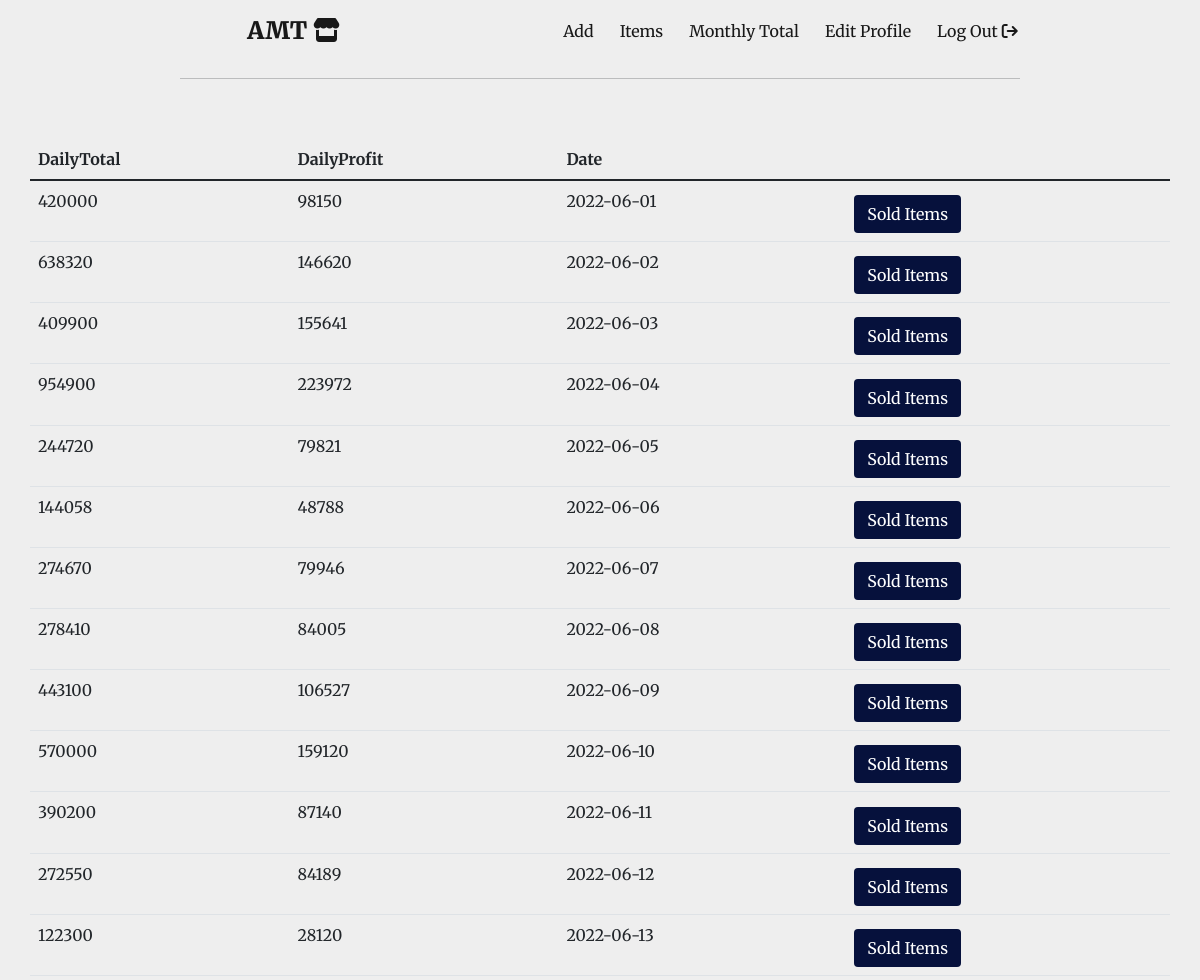
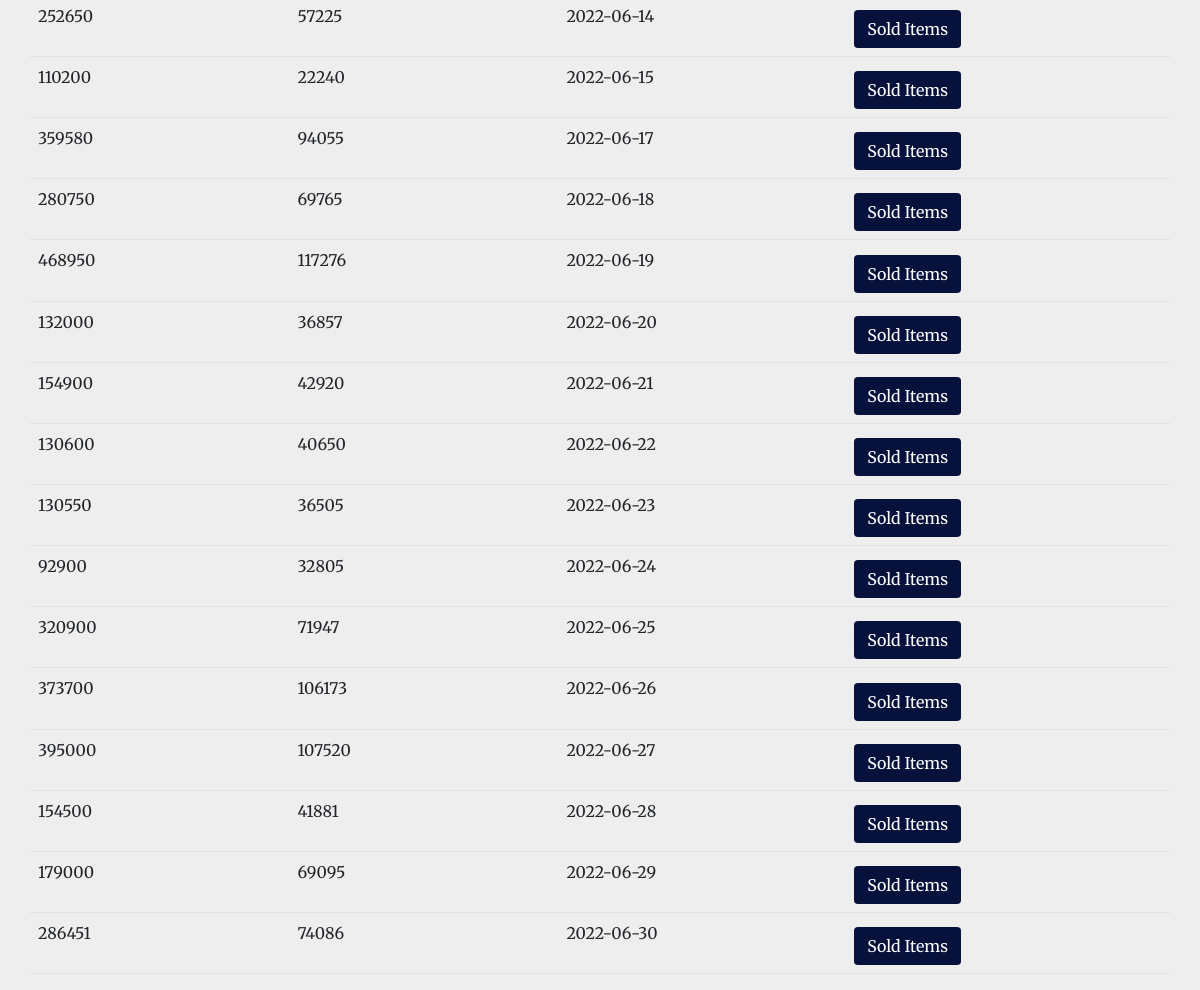
Page /daily_total/2022-06-01 (signed in) on the committed database (2 pictures, top to bottom).
### main.py (models this page shows)
class DailyTotal(db.Model):
    id = db.Column(db.Integer, primary_key=True)
    daily = db.Column(db.Integer, nullable=False)
    daily_profit = db.Column(db.Float, nullable=False)
    date = db.Column(db.Date, nullable=False)

### main.py (the view)
@app.route('/daily_total/<year_month>')
def daily_total(year_month):
    requested_year, requested_month = int(year_month.split('-')[0]), int(year_month.split('-')[1])
    start_date = datetime.date(datetime.strptime(f'{requested_year}-{requested_month}', '%Y-%m'))
    if (requested_year % 400 == 0) and (requested_year % 100 == 0) and requested_month == 2:
        end_date = datetime.strptime(f'{requested_year}-{requested_month}-29', '%Y-%m-%d')
    elif (requested_year % 4 == 0) and (requested_year % 100 != 0) and requested_month == 2:
        end_date = datetime.strptime(f'{requested_year}-{requested_month}-29', '%Y-%m-%d')
    elif requested_month in [4, 6, 9, 11]:
        end_date = datetime.strptime(f'{requested_year}-{requested_month}-30', '%Y-%m-%d')
    else:
        end_date = datetime.strptime(f'{requested_year}-{requested_month}-31', '%Y-%m-%d')
    sold_item = Sale.query.filter_by(date=datetime.now().date()).all()
    first_daily_total = DailyTotal.query.filter_by(date=datetime.now().date()).all()
    total_money, total_profit = 0, 0
    for i in sold_item:
        total_money += float(i.price)
        total_profit += float(i.total)
    if not first_daily_total:
        add_total = DailyTotal(
            daily=total_money,
            daily_profit=total_profit,
            date=datetime.now()
        )
        db.session.add(add_total)
        db.session.commit()
    else:
        for i in first_daily_total:
            i.daily = total_money
            i.daily_profit = total_profit
            i.date = datetime.now()
            db.session.commit()
    new_total = DailyTotal.query.filter(DailyTotal.date.between(start_date, end_date)).all()
    return render_template('daily_total.html', total=new_total)

### main.py (called while the page is built)
@login_manager.user_loader
def load_user(user):
    return User.query.get(int(user))

### templates/daily_total.html
{% include 'header.html' %}
<table class="table container sale-table">
    <thead>
    <tr>
        <th scope="col">DailyTotal</th>
        <th scope="col">DailyProfit</th>
        <th scope="col">Date</th>
    </tr>
    </thead>
    <tbody>
    {% for i in total %}
    <tr>
        <td>
            {% set daily = i.daily|float %}
            {% if daily.is_integer() %}
            {{ daily|int }}
            {% else %}
            {{ daily }}
            {% endif %}
        </td>
        <td>{% if i.daily_profit.is_integer() %}
            {{ i.daily_profit|int }}
            {% else %}
            {{ i.daily_profit }}
            {% endif %}
        </td>
        <td>{{ i.date }}</td>
        <td><a class='btn search-button' id="submit" href="{{ url_for('sold_items', date=i.date) }}">Sold Items</a></td>
    </tr>
    {% endfor %}
    </tbody>
</table>
{% include 'footer.html' %}

### static/css/styles.css (style rules this page uses)
body { background-color: #EEEEEE; font-family: 'Merriweather', serif; }
a { text-decoration: none; color: white; }
#submit { margin-top: 2%; font-family: 'Merriweather', serif; background-color: #06113C; color: white; }
.sale-table { margin-top: 5%; }

### rows in the picture
DailyTotal: daily "420000", daily_profit "98150", date "2022-06-01"
DailyTotal: daily "638320", daily_profit "146620", date "2022-06-02"
DailyTotal: daily "409900", daily_profit "155641", date "2022-06-03"
DailyTotal: daily "954900", daily_profit "223972", date "2022-06-04"
DailyTotal: daily "244720", daily_profit "79821", date "2022-06-05"
DailyTotal: daily "144058", daily_profit "48788", date "2022-06-06"
DailyTotal: daily "274670", daily_profit "79946", date "2022-06-07"
DailyTotal: daily "278410", daily_profit "84005", date "2022-06-08"
DailyTotal: daily "443100", daily_profit "106527", date "2022-06-09"
DailyTotal: daily "570000", daily_profit "159120", date "2022-06-10"
DailyTotal: daily "390200", daily_profit "87140", date "2022-06-11"
DailyTotal: daily "272550", daily_profit "84189", date "2022-06-12"
DailyTotal: daily "122300", daily_profit "28120", date "2022-06-13"
DailyTotal: daily "252650", daily_profit "57225", date "2022-06-14"
DailyTotal: daily "110200", daily_profit "22240", date "2022-06-15"
DailyTotal: daily "359580", daily_profit "94055", date "2022-06-17"
DailyTotal: daily "280750", daily_profit "69765", date "2022-06-18"
DailyTotal: daily "468950", daily_profit "117276", date "2022-06-19"
DailyTotal: daily "132000", daily_profit "36857", date "2022-06-20"
DailyTotal: daily "154900", daily_profit "42920", date "2022-06-21"
DailyTotal: daily "130600", daily_profit "40650", date "2022-06-22"
DailyTotal: daily "130550", daily_profit "36505", date "2022-06-23"
DailyTotal: daily "92900", daily_profit "32805", date "2022-06-24"
DailyTotal: daily "320900", daily_profit "71947", date "2022-06-25"
DailyTotal: daily "373700", daily_profit "106173", date "2022-06-26"
DailyTotal: daily "395000", daily_profit "107520", date "2022-06-27"
DailyTotal: daily "154500", daily_profit "41881", date "2022-06-28"
DailyTotal: daily "179000", daily_profit "69095", date "2022-06-29"
DailyTotal: daily "286451", daily_profit "74086", date "2022-06-30"
